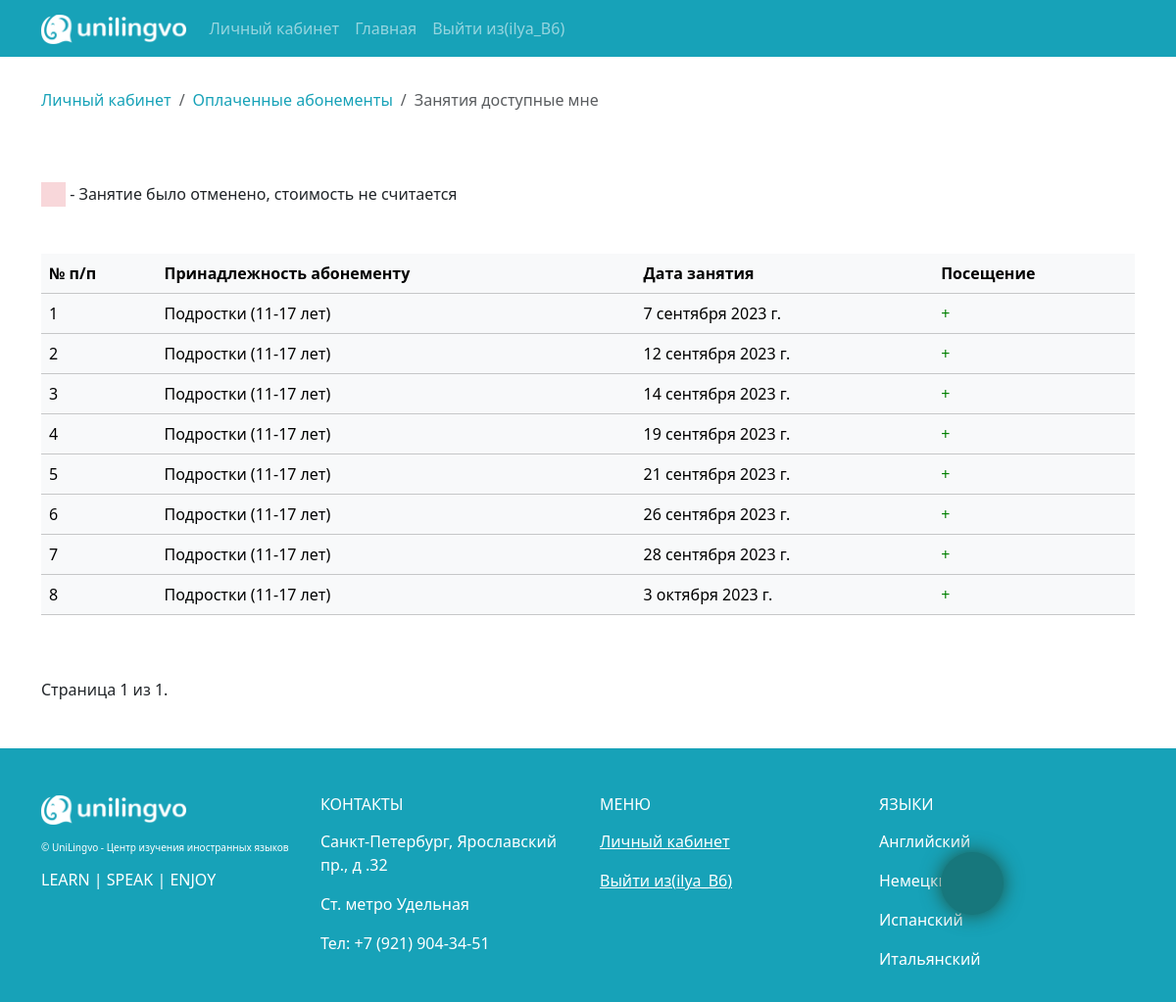
The page /abonements/student-payment-lessons/3 (signed in) on the database as committed earlier.
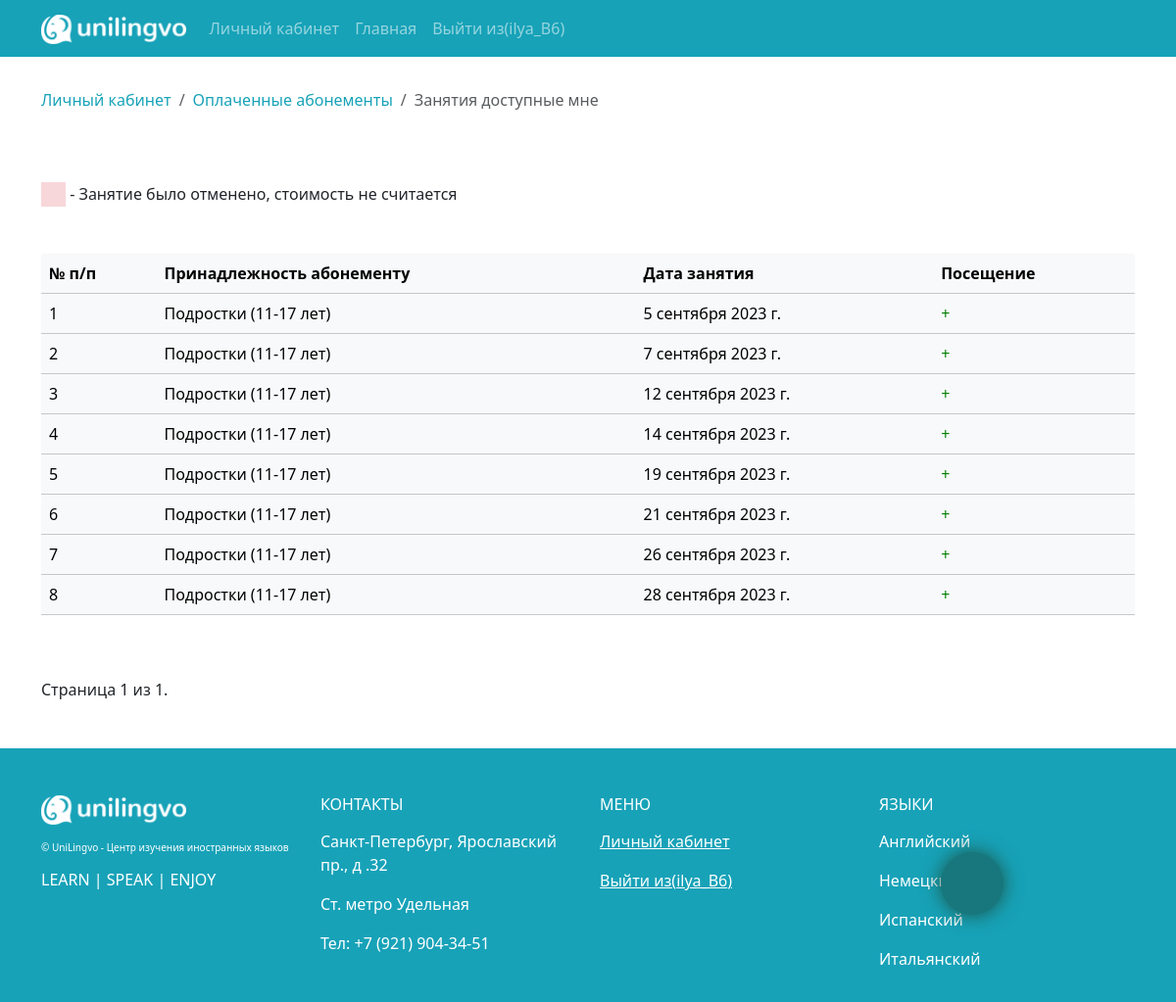
The same page on the database as committed later.
### app_abonements/models.py (models this page shows, shortened)
class StudentPaymenatLessons(models.Model):
    lesson = models.ForeignKey(TimeTable, on_delete=models.CASCADE, verbose_name="К какому уроку ")
    payment_abonement = models.ForeignKey(PaymentAbonement, on_delete=models.CASCADE, verbose_name="К какой оплате студента")
    class Meta:
        verbose_name = "Оплаченное занятие пользователя"
        verbose_name_plural = "Оплаченные занятия пользователя"

class PaymentAbonement(models.Model):
    student = models.ForeignKey(Student, on_delete=models.CASCADE, verbose_name="Какой студент")
    abonement = models.ForeignKey(Abonement , on_delete=models.CASCADE, verbose_name="Какой абонемент")
    date_start = models.DateField(verbose_name="Дата старта абонемента")
    date_payment = models.DateField(verbose_name="Дата оплаты абонемента абонемента")
    class Meta:
        verbose_name = "Оплата абонемента"
        verbose_name_plural = "Оплаты абонементов"

class Abonement(models.Model):
    name = models.CharField(verbose_name="Название абонемента", max_length=255)
    amount_lesson = models.IntegerField(verbose_name="Кол-во занятий")
    price = models.IntegerField(verbose_name="Стоимость абонемента (руб.)")
    duration = models.CharField(verbose_name="Продолжительность 1 занятия", max_length=255)
    description  = models.TextField(verbose_name="Описание")
    course = models.ManyToManyField(TrainingProgramm, verbose_name="К какому курсу", related_name='abonement_courses')
    photo = models.ImageField(verbose_name="Фото", upload_to=get_file_path)
    class Meta:
        verbose_name = "Абонемент"
        verbose_name_plural = "Абонементы"

### app_timetable/models.py (models this page shows, shortened)
class TimeTable(models.Model):
    group = models.ForeignKey(LearingGroup, on_delete=models.CASCADE, verbose_name='Для какой группы')
    date = models.DateField(verbose_name='Дата проведения занятия')
    comment = models.TextField(verbose_name='Комментарий', blank=True)
    canceled = models.BooleanField(verbose_name="Отмена (x - отмены нет)", blank=True, default=False)
    class Meta:
        verbose_name = "Расписание занятия группы"
        verbose_name_plural = "Расписание занятий групп"

### app_abonements/views.py (the view)
# urls.py: path('student-payment-lessons/<int:id_payment_abonement>', StudentPaymentLesson.as_view(), name="student_payment_lessons"),
class StudentPaymentLesson(DataMixin, LoginRequiredMixin, ListView):
    paginate_by = 20
    template_name = "app_abonements/student_payment_lessons.html"
    def get_context_data(self, **kwargs):
        context = super().get_context_data(**kwargs)
        context['sort_form'] = SortStudentAbonement(self.request.GET, stud = self.request.user)
        context['breadcrumbs'] = [
            {'link': reverse('profiles:personal_area'), 'title':'Личный кабинет'},
            {'link' : reverse('abonements:student_abonements'), 'title' : 'Оплаченные абонементы'},
            {'link': '#', 'title': "Занятия доступные мне"}
        ]
        data_mixin_context = self.get_user_context(title = "Доступные занятия")
        return dict(list(context.items()) + list(data_mixin_context.items()))
    def get_queryset(self):
       return StudentPaymenatLessons.objects.filter(payment_abonement__student = self.request.user, payment_abonement_id = self.kwargs["id_payment_abonement"]).order_by('lesson__date')

### app_journal/templatetags/app_journal_tags.py (called while the page is built)
@register.simple_tag()
def is_was(id_student , id_lesson):
    stud = Student.objects.get(id = id_student)
    attendance = Attendance.objects.filter(student=stud, lesson_date = id_lesson, was = True)
    if attendance:
        return True
    else:
        return False

### app_lancen/templatetags/lancen_tags.py (called while the page is built)
@register.inclusion_tag('templatetags/breadcrumbs.html')
def breadcrums(list):
    return {'breadcrumbs': list}

### app_lancen/utils.py (called while the page is built)
    def get_user_context(self, **kwargs):
        context = kwargs
        modern_menu = menu.copy()
        if  self.request.user.is_authenticated:
            modern_menu.append({'title' : "Личный кабинет" , 'link' : 'profiles:personal_area'})
        if self.request.user.groups.filter(name='teacher').exists():
            context["pers_area_items"] = teacher_pers_area_items
        if self.request.user.groups.filter(name='student').exists():
            context["pers_area_items"] = student_pers_area_items
        if self.request.user.is_superuser:
            context["pers_area_items"] = admin_pers_area_items
        context['menu'] = modern_menu
        context["recall_form"] = RecallForm
        context['contact_form'] = ContactForm
        return context

### templates/app_abonements/student_payment_lessons.html (shortened to what this page needs)
{% extends 'base.html' %}
{% load app_journal_tags %}
{% load lancen_tags %}
{% load bootstrap5 %}
{% load static %}
{% block other_css %}
<link rel="stylesheet" href="{% static 'app_journal/css/journal.css' %}">
{% endblock other_css %}
{% block content %}
{% breadcrums breadcrumbs %}
<section class = "pb-5 pt-5">
    <div class="d-flex flex-wrap align-items-center">
        <div class="canceled_lesson table-danger"></div>
        <div class="ml-3"> &nbsp;- Занятие было отменено, стоимость не считается</div>
    </div>
    <div class="journal_wrapper">
        <table class = "table table-light table-hover mt-5">
            <tr>
                <th>№ п/п</th>
                <th>Принадлежность абонементу</th>
                <th>Дата занятия</th>
                <th>Посещение</th>
            </tr>
            {% for item in  object_list %}
            <tr {% if item.lesson.canceled %} class = "table-danger"{% endif %}>
                <td>{{forloop.counter}}</td>
                <td>{{item.payment_abonement.abonement.name}}</td>
                <td>{{item.lesson.date}}</td>
                <td>
                    {% is_was id_student=request.user.id id_lesson=item.lesson.id as is_was %}
                    {% if is_was %}
                        <span style = "color:green;">+</span>
                    {% else %}
                        <span style = "color:red;">-</span>
                    {% endif %}
                </td>
            </tr>
            {% empty %}
            <tr>
                <td>--</td>
                <td>--</td>
                <td>--</td>
            </tr>
            {% endfor %}
        </table>
    </div>
    <div class="pagination mt-5">
        <span class="step-links">
            <span class="current">
                Страница {{ page_obj.number }} из {{ page_obj.paginator.num_pages }}.
            </span>
        </span>
    </div>
</section>
{% endblock content %}

### templates/base.html (shortened to what the changed rows need)
<!DOCTYPE html>
<html lang="en" class="h-100">
<head>
    {% load static %}
    {% load bootstrap5 %}
    {% load bootstrap_icons %}
    {% bootstrap_css %}
    <link type="text/css" href="{% static 'app_lancen/css/style.css' %}" rel="stylesheet" />
    <link rel="stylesheet" href="https://cdn.jsdelivr.net/npm/bootstrap-icons@1.9.1/font/bootstrap-icons.css">
    {% block other_css %}{% endblock other_css %}
</head>
<body class="d-flex flex-column h-100">
    <header>
        <nav class="navbar navbar-expand-lg navbar-dark my_bg_info" >
            <div class="container">
              <div class="collapse navbar-collapse" id="navbarSupportedContent">
                <ul class="navbar-nav me-auto mb-2 mb-lg-0">
                    {% for m in menu %}
                    <li class="nav-item">
                        <a class="nav-link" href="{% url m.link  %}" >
                            {{m.title}}
                        </a>
                    </li>
                    {% endfor %}
                </ul>
              </div>
            </div>
        </nav>
    </header>
    <main>
        <div class="container">
            {% block content %}{% endblock content %}
        </div>
    </main>
    <footer class="footer mt-auto py-3 my_bg_info pt-5">
        <div class="container">
            <div class="row text-white">
                <div class="col-lg-3 col-md-6 col-sm-12 ">
                    {% for m in menu  %}
                        <p class = "mt-3"> <a href="{% url m.link %}" class = "text-white">{{m.title}}</a></p>
                    {% endfor %}
                </div>
            </div>
        </div>
    </footer>
</body>
</html>

Rows that differ between the two databases and show on the page:
removed StudentPaymenatLessons: payment_abonement.abonement.name "Подростки (11-17 лет)", lesson "3 октября 2023 г."
added StudentPaymenatLessons: payment_abonement.abonement.name "Подростки (11-17 лет)", lesson "5 сентября 2023 г."
